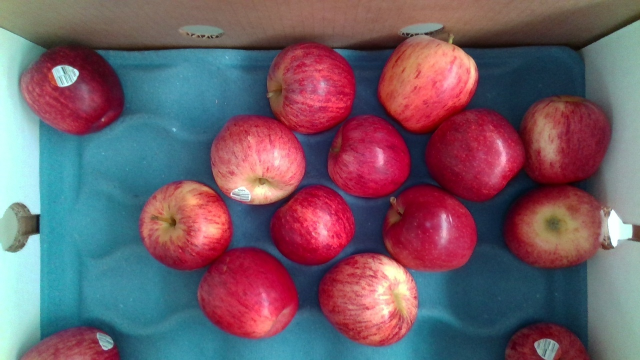
#> input picture apples.PNG, 640 x 360 px, found by its file name
$ python Tutorial7.py
#> lines starting #> are read from the running program, lines starting #| are printed output that depends on the picture
import os
import sys

import cv2 as cv
import numpy as np

def main():

    filepath = os.getcwd() + "/apples.png"
    img = cv.imread(filepath, cv.IMREAD_COLOR)
#> img is the input picture: shape (360, 640, 3); mean B, G, R 104.2, 92.2, 114

    if (img is None):
        print(f'Error:Image not found')
        return 1

    gray = cv.cvtColor(img, cv.COLOR_BGR2GRAY)
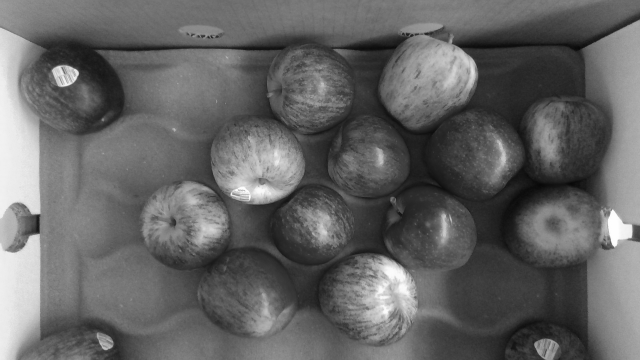
#> gray: shape (360, 640); min 8, max 254, mean 100.1
    canny = cv.Canny(gray, 127, 255)
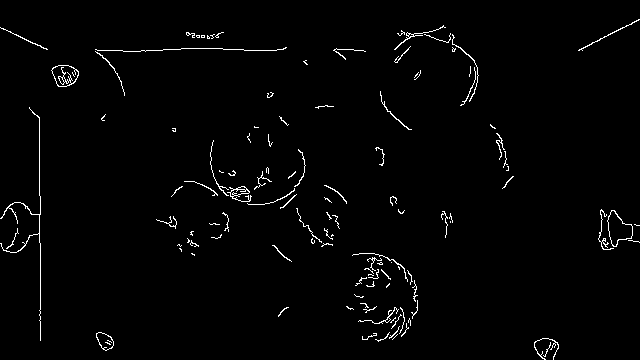
#> canny: shape (360, 640); 1.7% white in thin lines or dots
    cv.imshow("img", img)

    cv.imshow("gray", gray)

    cv.imshow("canny", canny)

    cv.waitKey(0)
    cv.destroyAllWindows()

    return 0

if __name__ == "__main__":
    sys.exit(main())
#> (the program exits here)
